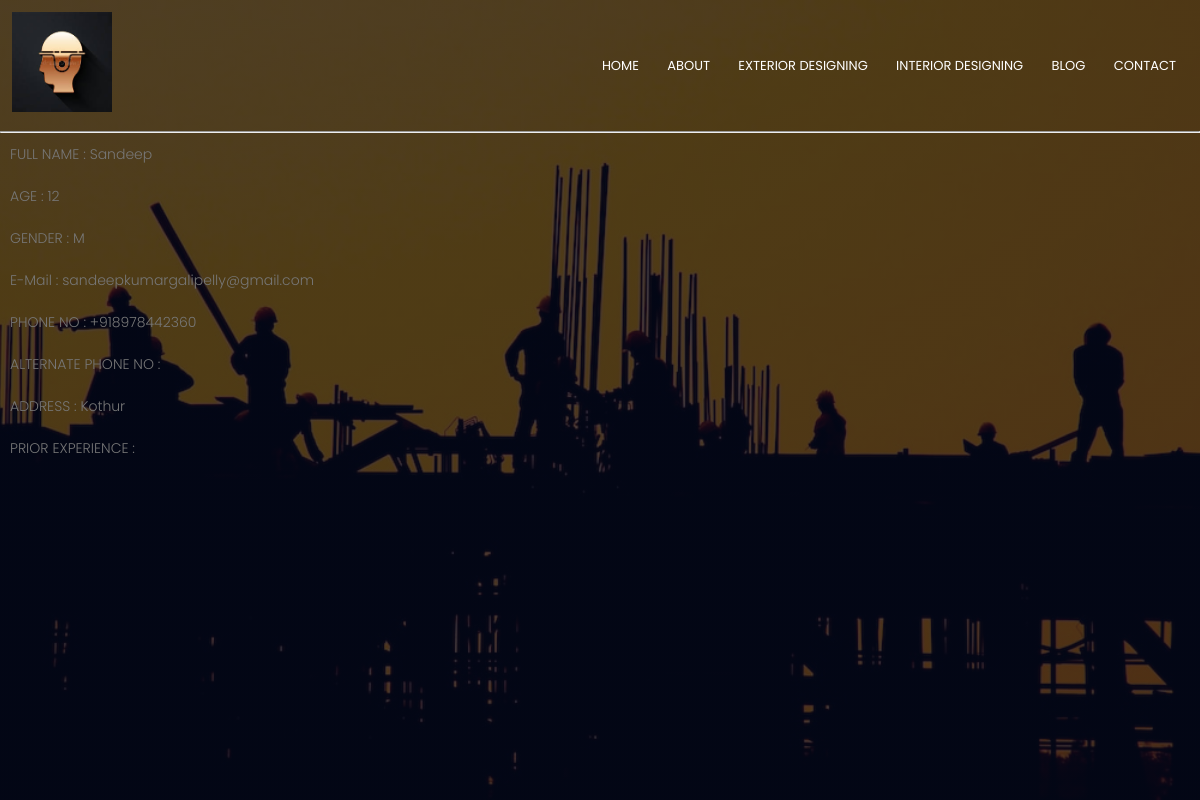
Screenshot of /exterior-view with the database file from the repository.
### tables this page shows
CREATE TABLE exterior(FULL TEXT, AGE INTEGER, GENDER TEXT, EMAIL TEXT, PHONE TEXT, ALT_PHONE TEXT,ADDRESS TEXT, PRIOR_EXPERIENCE TEXT);

### app.py (the view)
@app.route('/<name>-view')
def view(name):
    data = select(name)
    return render_template('view.html', rows = data, keys = tables[name]['keys'])

### lib.py (called while the page is built)
def select(table_name):
    return run_query(f"SELECT * FROM {table_name}")

def run_query(cmd):
    with connect('database.db') as con:
        cur = con.cursor()
        cur.execute(cmd)
        con.commit()
        return cur.fetchall()

### templates/view.html (shortened to what this page needs)
<!DOCTYPE html>
<html lang="en" dir="ltr">
  <head>
    <link rel="stylesheet" href="static/style.css">
    <link rel="stylesheet" href="https://stackpath.bootstrapcdn.com/font-awesome/4.7.0/css/font-awesome.min.css">
  </head>
  <body>
     <section class="header">
       <nav>
         <div id="logo">
           <img src="static/logo4.jpg">
         </div>
         <div class="nav-links" id="navLinks">
           <ul>
             <li><a href="">HOME</a></li>
             <li><a href="About">ABOUT</a></li>
             <li><a href="/exterior">EXTERIOR DESIGNING</a></li>
             <li><a href="/interior">INTERIOR DESIGNING</a></li>
             <li><a href="">BLOG</a></li>
             <li><a href="./ss.jade">CONTACT</a></li>
           </ul>
        </div>
       </nav>
       <div>
        {% for row in rows %}
            <hr>
            <div>
                {% for i in range(row|length) %}
                    <p>{{keys[i]}} : {{row[i]}}</p>
                {% endfor %}
            </div>
        {% endfor %}
       </div>
</section>
  </body>
</html>

### static/style.css (style rules this page uses)
* { margin: 0; padding: 0; font-family: 'Poppins', sans-serif; }
.header { min-height: 100vh; width: 100%; background-image: linear-gradient(rgba(4,9,30,0.7),rgba(4,9,30,0.7)),url("p1.png.png"); background-position: center; background-size: cover; position: relative; }
nav { display: flex; padding: 1% 1%; justify-content: space-between; align-items: center; }
nav img { width: 100px; }
.nav-links { flex: 1; text-align: right; }
.nav-links ul li { list-style: none; display: inline-block; padding: 8px 12px; position: relative; }
.nav-links ul li a { color: #fff; text-decoration: none; font-size: 13px; }
.nav-links ul li::after { content: ''; width: 0%; height: 2px; background: #fff4; display: block; margin: auto; transition: 0.5s; }
p { color: #777; font-size: 14px; font-weight: 300; line-height: 22px; padding: 10px; }

### rows the page displays
exterior: keys "FULL NAME" "AGE" "GENDER" "E-Mail" "PHONE NO" "ALTERNATE PHONE NO" "ADDRESS" "PRIOR EXPERIENCE", FULL "Sandeep" "12" "M" "sandeepkumargalipelly@gmail.com" "+918978442360" "Kothur"
